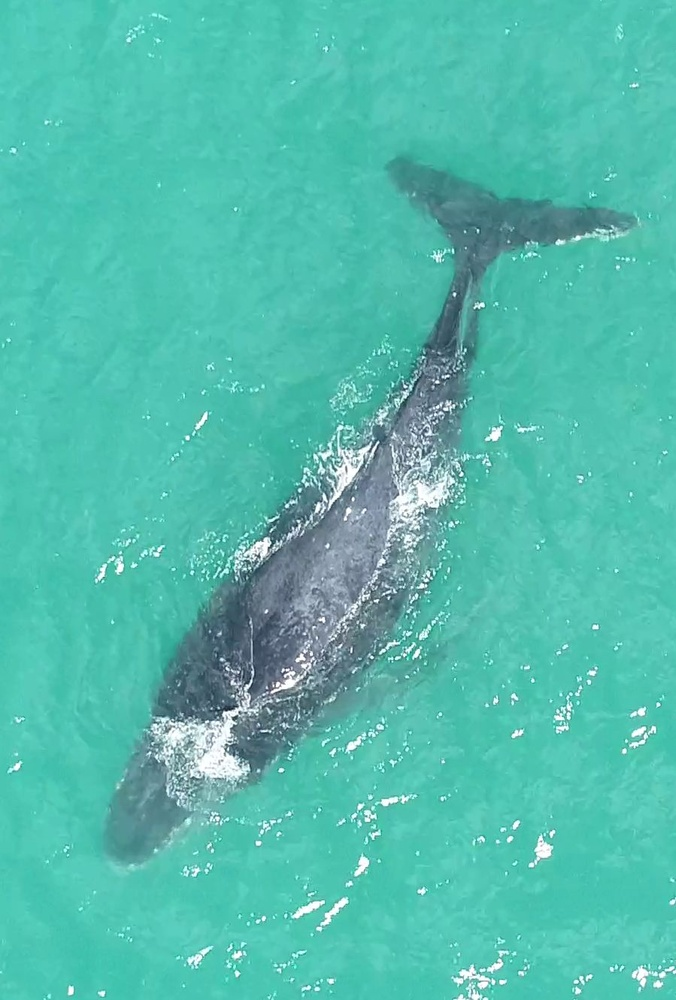
#> input picture Tese/Teste_Frames/teste_1.jpeg, 676 x 1000 px, shrunk from 899 x 1330 before the run; its folder holds only this picture in this run
$ jupyter execute --allow-errors teste_triangulo.ipynb   (older library calls are emulated)
#> lines starting #> are read from the running program, lines starting #| are printed output that depends on the picture
# 1. Carregar Imagem

# Teste Sobel

[cell 1]
import cv2
import numpy as np
import os
import matplotlib.pyplot as plt

# Caminho da pasta
pasta = "Teste_Frames"
pasta_saida = "Resultados_Teste"

# Percorre todos os arquivos da pasta
for arquivo in os.listdir(pasta):
    caminho_imagem = os.path.join(pasta, arquivo)

    # Verifica se é imagem
    if not (arquivo.endswith(".png") or arquivo.endswith(".jpg") or arquivo.endswith(".jpeg")):
        continue

    # Carrega a imagem
    img = cv2.imread(caminho_imagem)
#> img is the input picture: shape (1000, 676, 3); mean B, G, R 174.2, 188.3, 83.6
    if img is None:
        continue

    # Pré-processamento
    img = cv2.cvtColor(img, cv2.COLOR_BGR2GRAY)
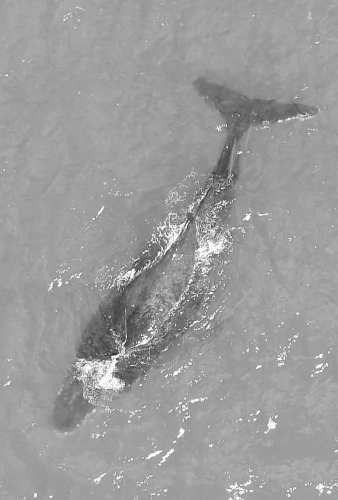
#> img: shape (1000, 676) (shown at 1/2 size); min 25, max 255, mean 155.5

    # 2. Aplicar o filtro Sobel para bordas horizontais (dx=0, dy=1) e verticais (dx=1, dy=0)
    # cv2.CV_64F permite valores negativos para não perder bordas pretas/brancas
    sobelx = cv2.Sobel(img, cv2.CV_64F, 1, 0, ksize=3)
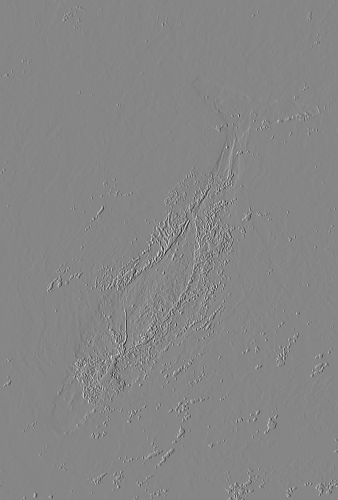
#> sobelx: shape (1000, 676) float64 (shown at 1/2 size); min -750, max 676, mean 0; drawn with min black and max white
    sobely = cv2.Sobel(img, cv2.CV_64F, 0, 1, ksize=3)
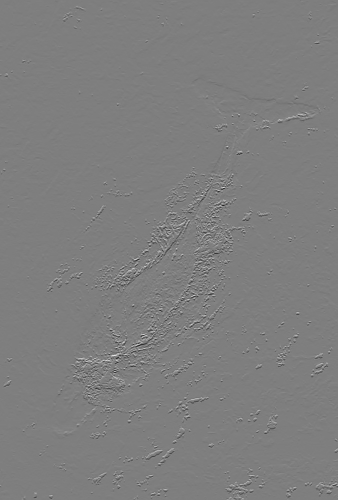
#> sobely: shape (1000, 676) float64 (shown at 1/2 size); min -802, max 814, mean 0; drawn with min black and max white

    # 3. Calcular a magnitude do gradiente (combinar x e y)
    sobel_final = cv2.magnitude(sobelx, sobely)
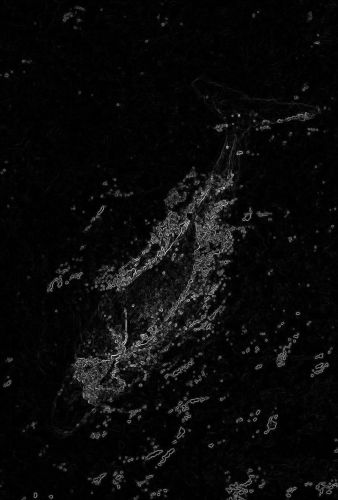
#> sobel_final: shape (1000, 676) float64 (shown at 1/2 size); min 0, max 816.8, mean 33.3; drawn with min black and max white

    # 4. Converter de volta para 8-bits e exibir
    sobel_final = np.uint8(np.absolute(sobel_final))
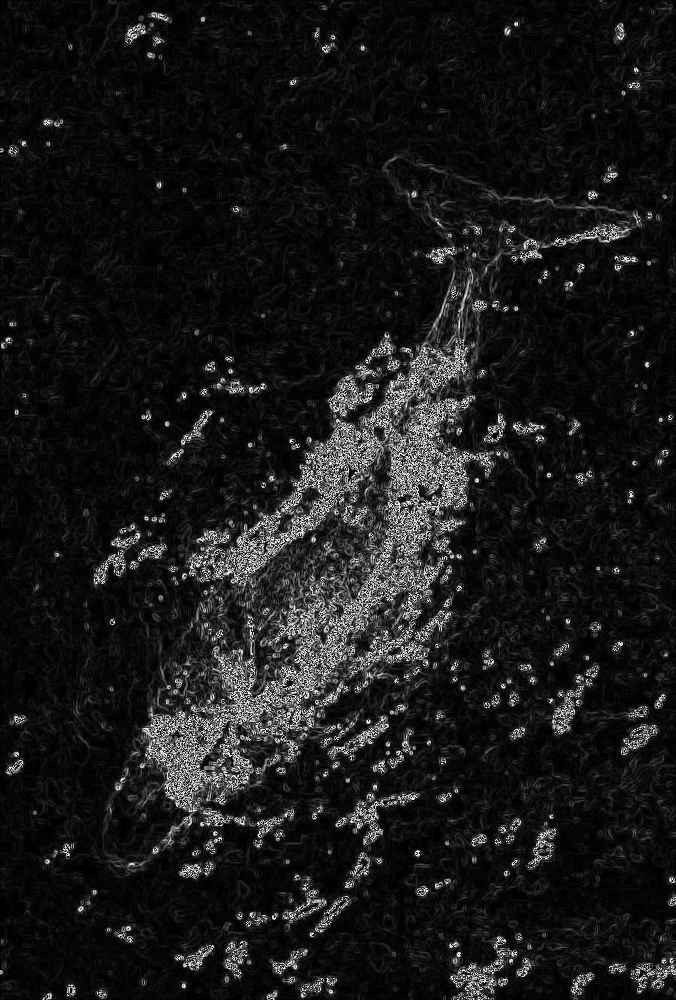
#> sobel_final: shape (1000, 676); min 0, max 255, mean 25

    # Exibir a imagem
    plt.imshow(sobel_final, cmap='gray')
    plt.axis('off') # Ocultar eixos
    plt.show()

$ run again, on Tese/Teste_Frames/teste_4.jpeg
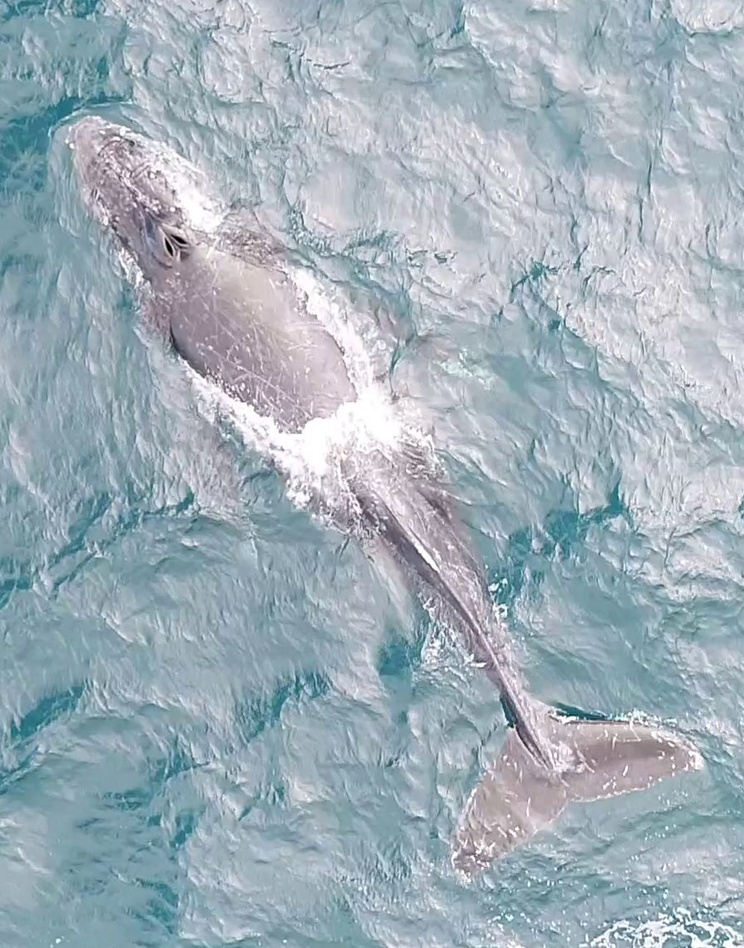
#> input picture Tese/Teste_Frames/teste_4.jpeg, 744 x 948 px, shrunk from 895 x 1140 before the run
#> img is the input picture: shape (948, 744, 3); mean B, G, R 185.7, 175.9, 160.8
#> img: shape (948, 744)
#> `sobely = cv2.Sobel(img, cv2.CV_64F, 0, 1, ksize=3)`:
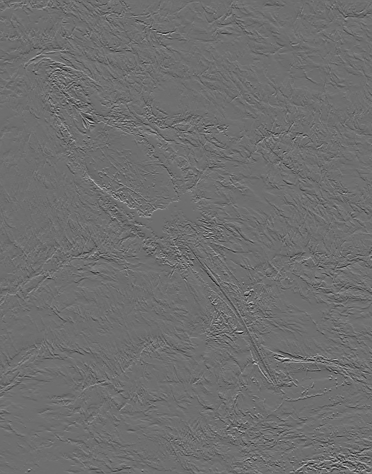
#> sobely: shape (948, 744) float64 (shown at 1/2 size); min -603, max 785, mean 0; drawn with min black and max white
#> `sobel_final = np.uint8(np.absolute(sobel_final))`:
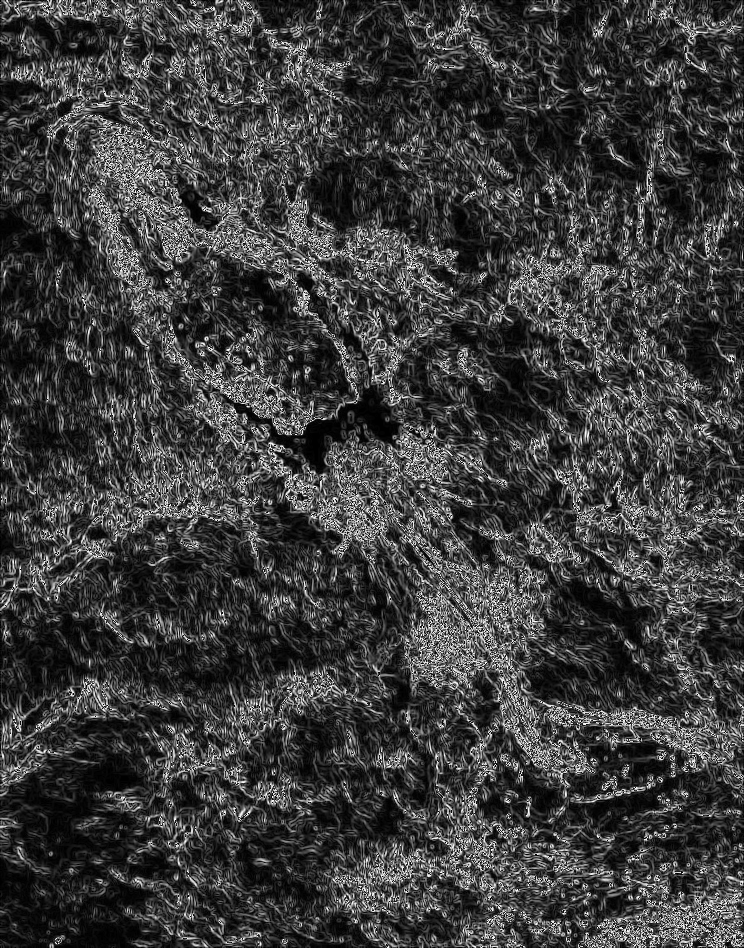
#> sobel_final: shape (948, 744); min 0, max 255, mean 61

$ run again, on Tese/Teste_Frames/teste_5.jpeg
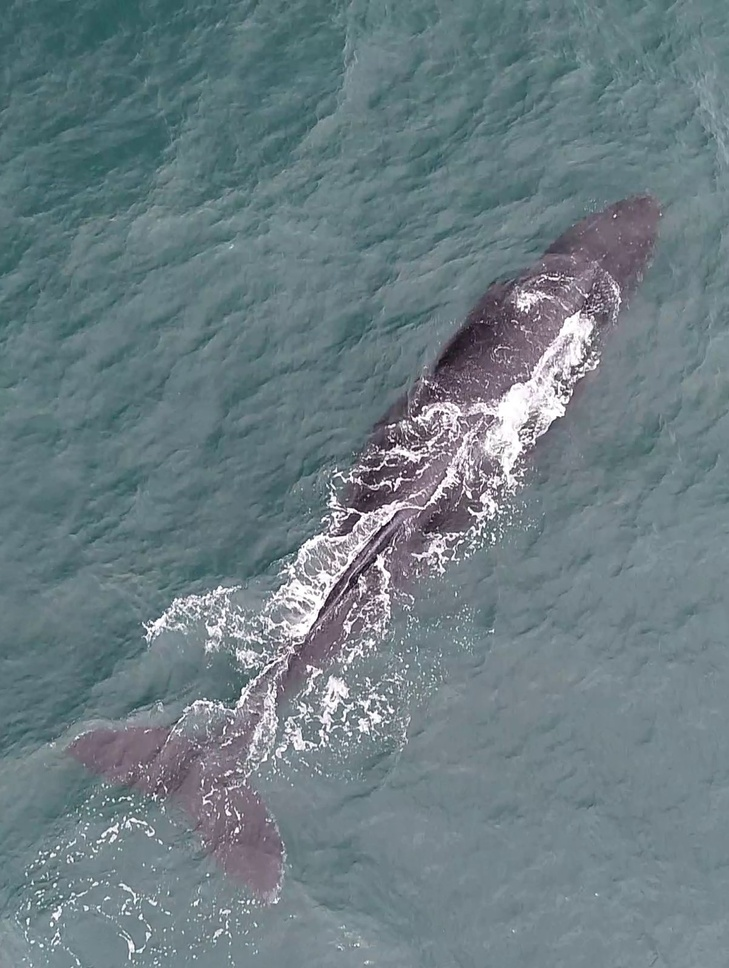
#> input picture Tese/Teste_Frames/teste_5.jpeg, 729 x 968 px, shrunk from 1204 x 1600 before the run
#> img is the input picture: shape (968, 729, 3); mean B, G, R 131.5, 125.5, 108.9
#> img: shape (968, 729)
#> `sobely = cv2.Sobel(img, cv2.CV_64F, 0, 1, ksize=3)`:
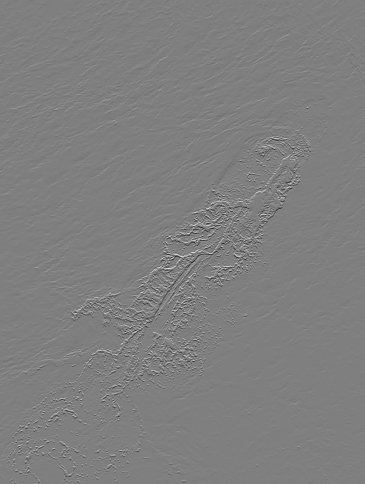
#> sobely: shape (968, 729) float64 (shown at 1/2 size); min -909, max 913, mean 0.2; drawn with min black and max white
#> `sobel_final = np.uint8(np.absolute(sobel_final))`:
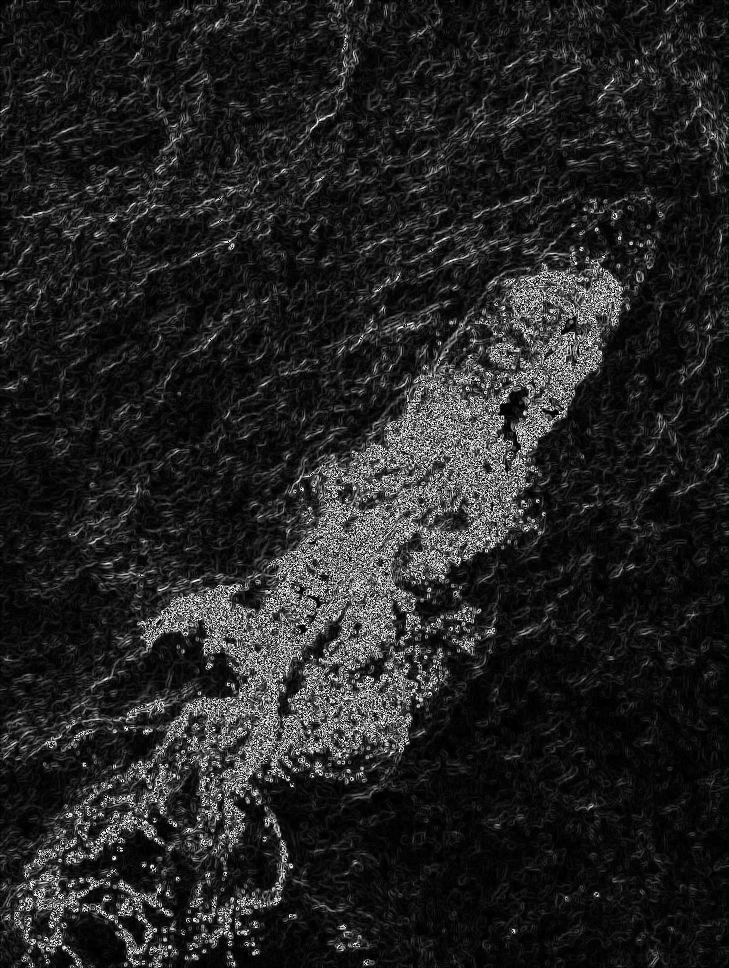
#> sobel_final: shape (968, 729); min 0, max 255, mean 35.2
